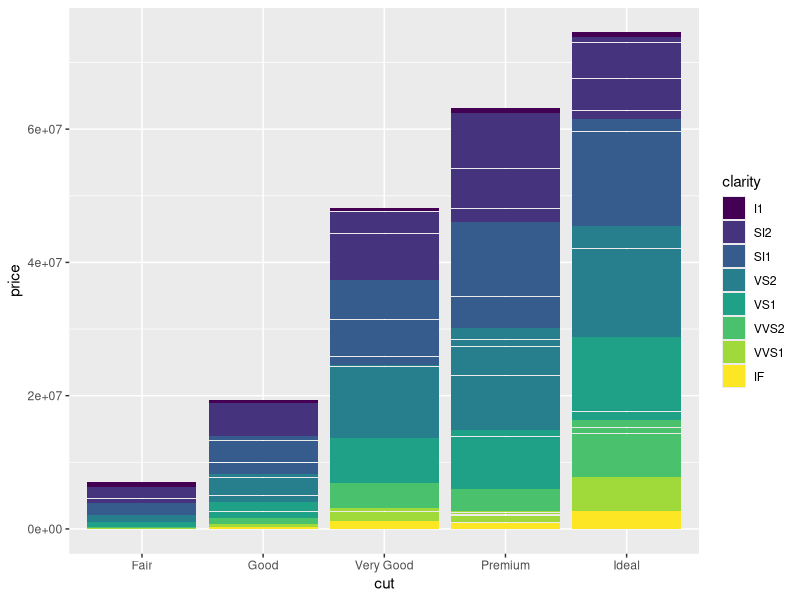
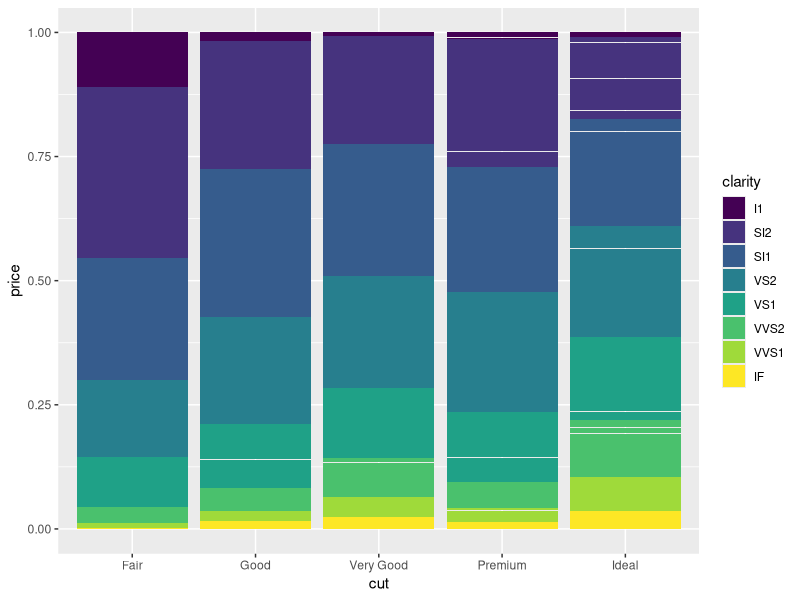
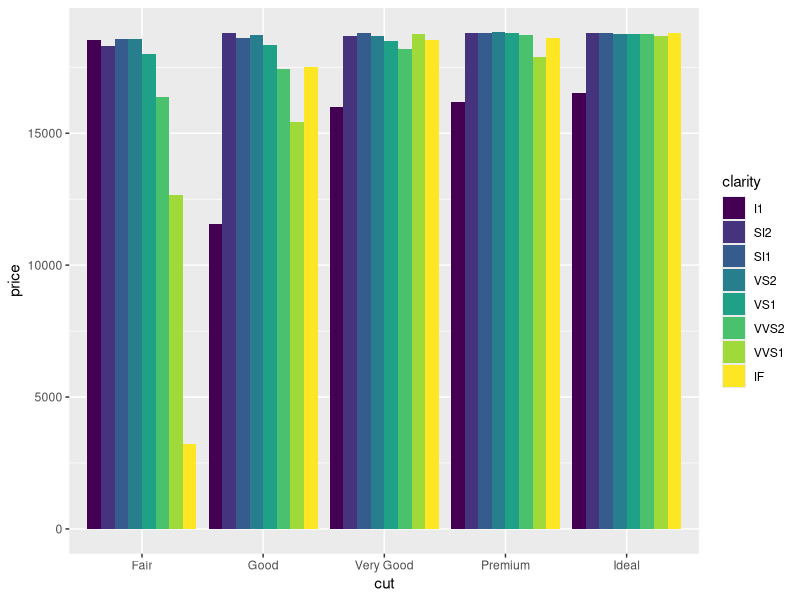
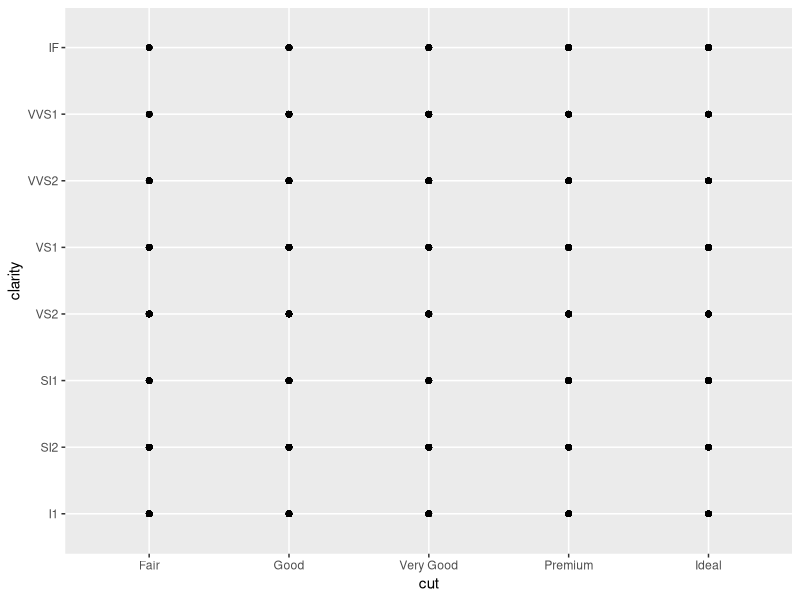
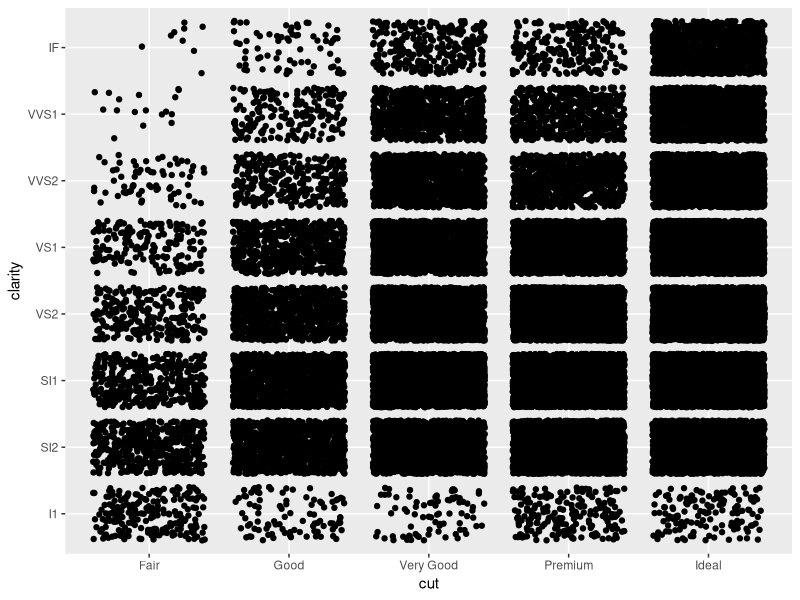
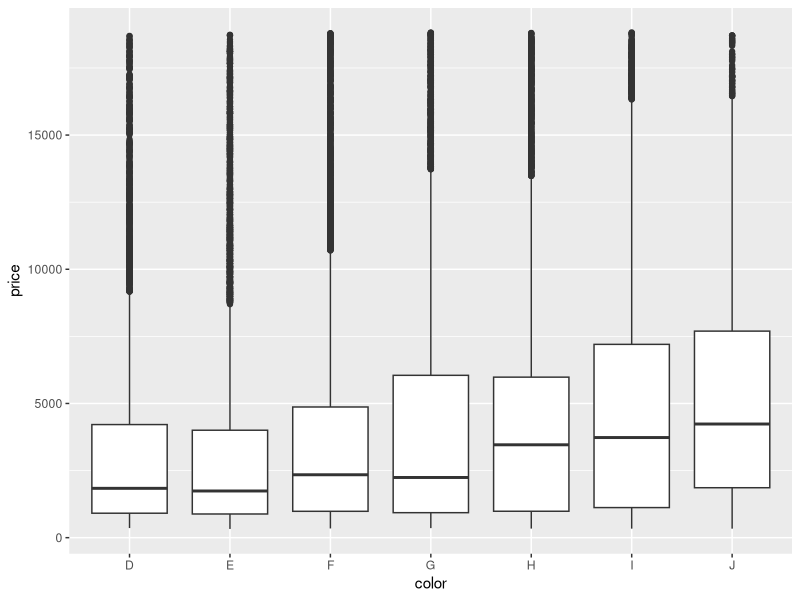
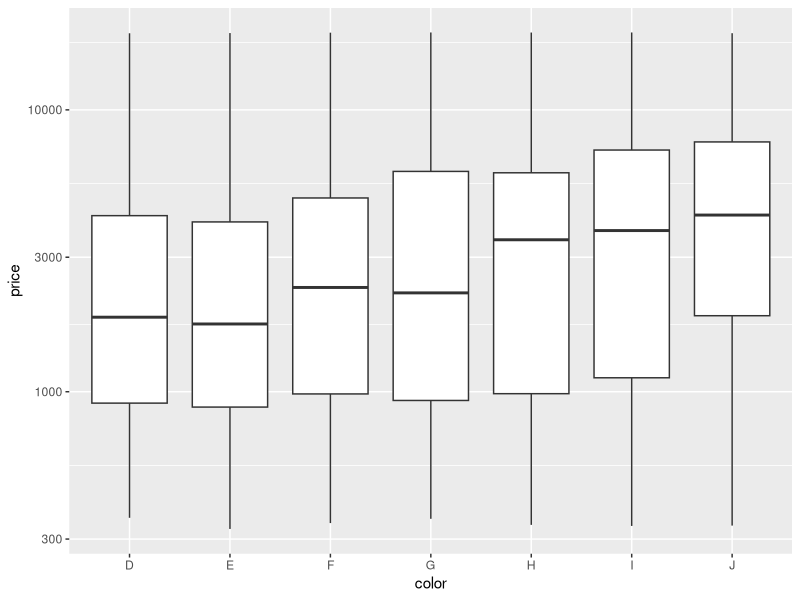
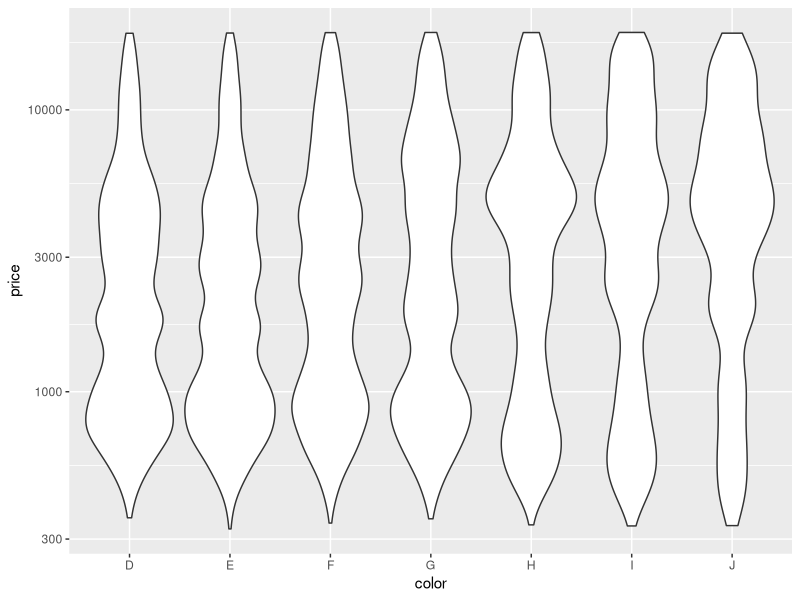

Here is the R script that generated these plots, in order:
# Exercise 2: advanced ggplot2 practice

# Install and load the `ggplot2` package
#install.packages('ggplot2')
library("ggplot2")
library("dplyr")

# For this exercise you will again be working with the `diamonds` data set.
# Use `?diamonds` to review details about this data set
?diamonds

## Position Adjustments

# Draw a column (bar) chart of diamonds cuts by price, with each bar filled by 
# clarity. You should see a _stacked_ bar chart.
ggplot(data = diamonds) +
  geom_col(mapping = aes(x = cut, y = price, fill = clarity))

# Draw the same chart again, but with each element positioned to "fill" the y axis
ggplot(data = diamonds) +
  geom_col(mapping = aes(x = cut, y = price, fill = clarity), position = "fill")

# Draw the same chart again, but with each element positioned to "dodge" each other
ggplot(data = diamonds) +
  geom_col(mapping = aes(x = cut, y = price, fill = clarity), position = "dodge")


# Draw a plot with point geometry with the x-position mapped to `cut` and the 
# y-position mapped to `clarity`
# This creates a "grid" grouping the points
ggplot(data = diamonds) +
  geom_point(mapping = aes(x = cut, y = clarity))

# Use the "jitter" position adjustment to keep the points from all overlapping!
# (This works a little better with a sample of diamond data, such as from the 
# previous exercise).
ggplot(data = diamonds) +
  geom_point(mapping = aes(x = cut, y = clarity), position = "jitter")



## Scales

# Draw a "boxplot" (with `geom_boxplot`) for the diamond's price (y) by color (x)
ggplot(data = diamonds) +
  geom_boxplot(mapping = aes(x = color, y = price))

# This has a lot of outliers, making it harder to read. To fix this, draw the 
# same plot but with a _logarithmic_ scale for the y axis.
ggplot(data = diamonds) +
  geom_boxplot(mapping = aes(x = color, y = price)) +
  scale_y_log10()

# For another version, draw the same plot but with `violin` geometry instead of 
# `boxplot` geometry!
# How does the logarithmic scale change the data presentation?
ggplot(data = diamonds) +
  geom_violin(mapping = aes(x = color, y = price)) +
  scale_y_log10()

# Another interesting plot: draw a plot of the diamonds price (y) by carat (x), 
# using a heatmap of 2d bins (geom_bin2d)
# What happens when you make the x and y channels scale logarithmically?
ggplot(data = diamonds) +
  geom_bin2d(mapping = aes(x = carat, y = price))

# Draw a scatter plot for the diamonds price (y) by carat (x). Color each point
# by the clarity (Remember, this will take a while. Use a sample of the diamonds 
# for faster results)
ggplot(data = diamonds) +
  geom_point(mapping = aes(x = carat, y = price, color = clarity))

# Change the color of the previous plot using a ColorBrewer scale of your choice. 
# What looks nice?



## Coordinate Systems

# Draw a bar chart with x-position and fill color BOTH mapped to cut
# For best results, SET the `width` of the geometry to be 1 (fill plot, no space
# between)
# TIP: You can save the plot to a variable for easier modifications
bar <- ggplot(data = diamonds) +
  geom_bar(mapping = aes(x = cut, fill = cut), width = 1)

# Draw the same chart, but with the coordinate system flipped
bar + coord_flip()

# Draw the same chart, but in a polar coordinate system. It's a Coxcomb chart!
bar + coord_polar()


## Facets

# Take the scatter plot of price by carat data (colored by clarity) and add 
# _facets_ based on the diamond's `color`
ggplot(data = diamonds) +
  geom_point(mapping = aes(y = price, x = carat, color = clarity)) +
  scale_color_brewer(palette = "Spectral") +
  facet_wrap(~color)


## Saving Plots

# Use the `ggsave()` function to save the current (recent) plot to disk.
# Name the output file "my-plot.png".
# Make sure you've set the working directory!!
ggsave("my-plot.png")
